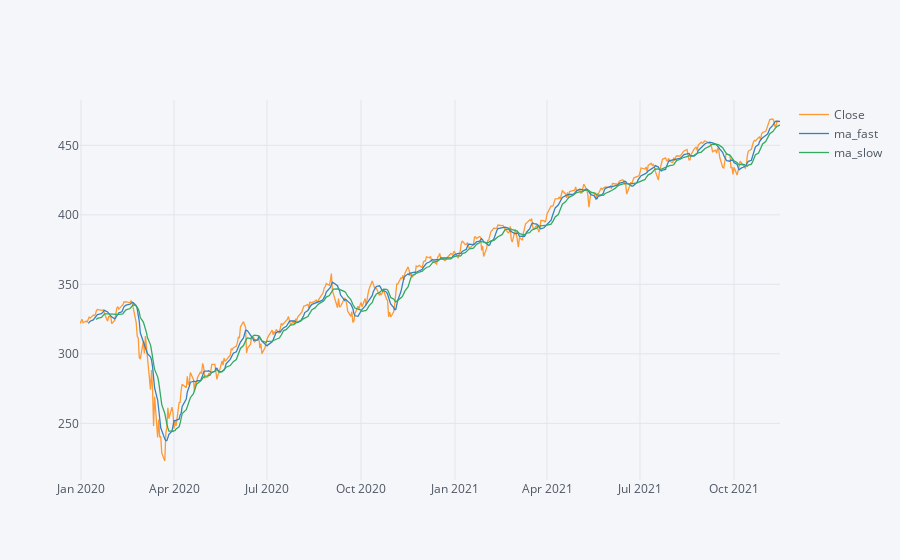

The code cell stored with this chart in its notebook:
### Code cell
fast_trend = df.Open.rolling(window=short_trend_days).mean()
slow_trend = df.Open.rolling(window=long_trend_days).mean()

df['ma_fast'] = fast_trend
df['ma_slow'] = slow_trend
df[['Close','ma_fast','ma_slow']].iplot()

### Figure 1 — Plotly figure (JSON) as saved in the notebook; plotly's stock layout.template omitted (floating-point values rounded to 4 significant figures; data arrays with more than 128 entries replaced by an {"elided": "..."} marker saying what was removed)
{"data": [{"line": {"color": "rgba(255, 153, 51, 1.0)", "dash": "solid", "shape": "linear", "width": 1.3}, "mode": "lines", "name": "Close", "text": "", "type": "scatter", "x": {"elided": "474 str values"}, "y": {"elided": "474 float values"}}, {"line": {"color": "rgba(55, 128, 191, 1.0)", "dash": "solid", "shape": "linear", "width": 1.3}, "mode": "lines", "name": "ma_fast", "text": "", "type": "scatter", "x": {"elided": "474 str values"}, "y": {"elided": "474 mixed values"}}, {"line": {"color": "rgba(50, 171, 96, 1.0)", "dash": "solid", "shape": "linear", "width": 1.3}, "mode": "lines", "name": "ma_slow", "text": "", "type": "scatter", "x": {"elided": "474 str values"}, "y": {"elided": "474 mixed values"}}], "layout": {"legend": {"bgcolor": "#F5F6F9", "font": {"color": "#4D5663"}}, "paper_bgcolor": "#F5F6F9", "plot_bgcolor": "#F5F6F9", "title": {"font": {"color": "#4D5663"}}, "xaxis": {"gridcolor": "#E1E5ED", "showgrid": true, "tickfont": {"color": "#4D5663"}, "title": {"font": {"color": "#4D5663"}, "text": ""}, "zerolinecolor": "#E1E5ED"}, "yaxis": {"gridcolor": "#E1E5ED", "showgrid": true, "tickfont": {"color": "#4D5663"}, "title": {"font": {"color": "#4D5663"}, "text": ""}, "zerolinecolor": "#E1E5ED"}}}
